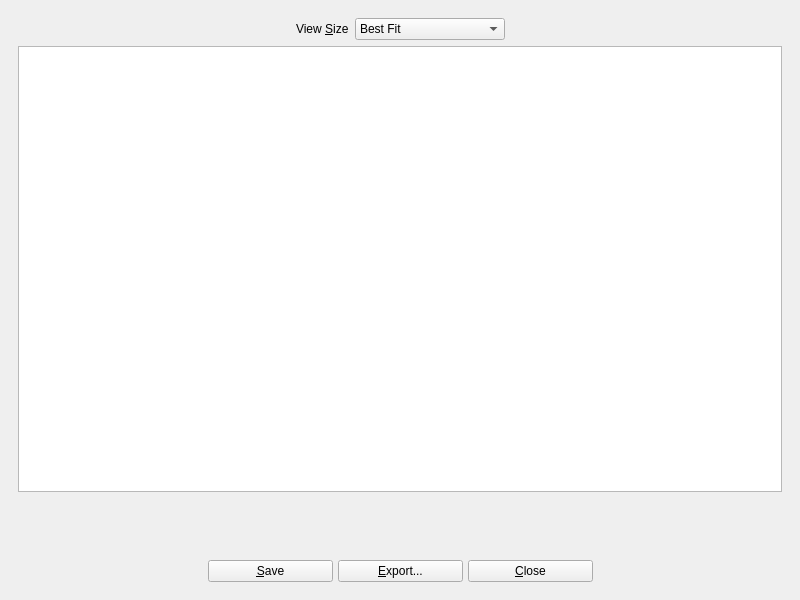
<?xml version="1.0" encoding="UTF-8"?>
<ui version="4.0">
 <class>photographView</class>
 <widget class="QMainWindow" name="photographView">
  <property name="geometry">
   <rect>
    <x>0</x>
    <y>0</y>
    <width>800</width>
    <height>600</height>
   </rect>
  </property>
  <property name="windowTitle">
   <string>BiblioteQ: Photograph View</string>
  </property>
  <property name="windowIcon">
   <iconset resource="../Icons/icons.qrc">
    <normaloff>:/book.png</normaloff>:/book.png</iconset>
  </property>
  <widget class="QWidget" name="centralwidget">
   <layout class="QVBoxLayout" name="verticalLayout">
    <item>
     <widget class="QFrame" name="frame">
      <layout class="QVBoxLayout">
       <item>
        <layout class="QHBoxLayout" name="horizontalLayout">
         <item>
          <spacer name="horizontalSpacer_2">
           <property name="orientation">
            <enum>Qt::Horizontal</enum>
           </property>
           <property name="sizeHint" stdset="0">
            <size>
             <width>40</width>
             <height>20</height>
            </size>
           </property>
          </spacer>
         </item>
         <item>
          <widget class="QLabel" name="label">
           <property name="text">
            <string>View &amp;Size</string>
           </property>
           <property name="buddy">
            <cstring>view_size</cstring>
           </property>
          </widget>
         </item>
         <item>
          <widget class="QComboBox" name="view_size">
           <property name="sizeAdjustPolicy">
            <enum>QComboBox::AdjustToContents</enum>
           </property>
           <property name="minimumContentsLength">
            <number>15</number>
           </property>
           <item>
            <property name="text">
             <string>Best Fit</string>
            </property>
           </item>
           <item>
            <property name="text">
             <string>250%</string>
            </property>
           </item>
           <item>
            <property name="text">
             <string>200%</string>
            </property>
           </item>
           <item>
            <property name="text">
             <string>100%</string>
            </property>
           </item>
           <item>
            <property name="text">
             <string>80%</string>
            </property>
           </item>
           <item>
            <property name="text">
             <string>50%</string>
            </property>
           </item>
           <item>
            <property name="text">
             <string>25%</string>
            </property>
           </item>
          </widget>
         </item>
         <item>
          <spacer name="horizontalSpacer">
           <property name="orientation">
            <enum>Qt::Horizontal</enum>
           </property>
           <property name="sizeHint" stdset="0">
            <size>
             <width>40</width>
             <height>20</height>
            </size>
           </property>
          </spacer>
         </item>
        </layout>
       </item>
       <item>
        <widget class="biblioteq_photograph_view" name="view">
         <property name="renderHints">
          <set>QPainter::Antialiasing|QPainter::LosslessImageRendering|QPainter::SmoothPixmapTransform|QPainter::TextAntialiasing</set>
         </property>
         <property name="dragMode">
          <enum>QGraphicsView::ScrollHandDrag</enum>
         </property>
        </widget>
       </item>
       <item>
        <layout class="QHBoxLayout" name="horizontalLayout_2">
         <item>
          <spacer name="horizontalSpacer_4">
           <property name="orientation">
            <enum>Qt::Horizontal</enum>
           </property>
           <property name="sizeHint" stdset="0">
            <size>
             <width>40</width>
             <height>20</height>
            </size>
           </property>
          </spacer>
         </item>
         <item>
          <widget class="QToolButton" name="rotate_left">
           <property name="toolTip">
            <string>Rotate Left 90 Degrees</string>
           </property>
           <property name="text">
            <string/>
           </property>
           <property name="icon">
            <iconset resource="../Icons/icons.qrc">
             <normaloff>:/32x32/rotate_left.png</normaloff>:/32x32/rotate_left.png</iconset>
           </property>
           <property name="iconSize">
            <size>
             <width>32</width>
             <height>32</height>
            </size>
           </property>
           <property name="autoRaise">
            <bool>true</bool>
           </property>
          </widget>
         </item>
         <item>
          <widget class="QToolButton" name="rotate_right">
           <property name="toolTip">
            <string>Rotate Right 90 Degrees</string>
           </property>
           <property name="text">
            <string/>
           </property>
           <property name="icon">
            <iconset resource="../Icons/icons.qrc">
             <normaloff>:/32x32/rotate_right.png</normaloff>:/32x32/rotate_right.png</iconset>
           </property>
           <property name="iconSize">
            <size>
             <width>32</width>
             <height>32</height>
            </size>
           </property>
           <property name="autoRaise">
            <bool>true</bool>
           </property>
          </widget>
         </item>
         <item>
          <spacer name="horizontalSpacer_3">
           <property name="orientation">
            <enum>Qt::Horizontal</enum>
           </property>
           <property name="sizeHint" stdset="0">
            <size>
             <width>40</width>
             <height>20</height>
            </size>
           </property>
          </spacer>
         </item>
        </layout>
       </item>
      </layout>
     </widget>
    </item>
    <item>
     <layout class="QHBoxLayout" name="_2">
      <property name="spacing">
       <number>5</number>
      </property>
      <item>
       <spacer>
        <property name="orientation">
         <enum>Qt::Horizontal</enum>
        </property>
        <property name="sizeHint" stdset="0">
         <size>
          <width>39</width>
          <height>20</height>
         </size>
        </property>
       </spacer>
      </item>
      <item>
       <widget class="QToolButton" name="previous">
        <property name="toolTip">
         <string>Previous Photograph</string>
        </property>
        <property name="text">
         <string/>
        </property>
        <property name="icon">
         <iconset resource="../Icons/icons.qrc">
          <normaloff>:/32x32/previous.png</normaloff>:/32x32/previous.png</iconset>
        </property>
        <property name="iconSize">
         <size>
          <width>32</width>
          <height>32</height>
         </size>
        </property>
        <property name="autoRaise">
         <bool>true</bool>
        </property>
       </widget>
      </item>
      <item>
       <widget class="QPushButton" name="save">
        <property name="minimumSize">
         <size>
          <width>125</width>
          <height>0</height>
         </size>
        </property>
        <property name="text">
         <string>&amp;Save</string>
        </property>
        <property name="icon">
         <iconset resource="../Icons/icons.qrc">
          <normaloff>:/16x16/ok.png</normaloff>:/16x16/ok.png</iconset>
        </property>
       </widget>
      </item>
      <item>
       <widget class="QPushButton" name="exportItem">
        <property name="minimumSize">
         <size>
          <width>125</width>
          <height>0</height>
         </size>
        </property>
        <property name="text">
         <string>&amp;Export...</string>
        </property>
        <property name="icon">
         <iconset resource="../Icons/icons.qrc">
          <normaloff>:/16x16/fileexport.png</normaloff>:/16x16/fileexport.png</iconset>
        </property>
       </widget>
      </item>
      <item>
       <widget class="QPushButton" name="closeButton">
        <property name="minimumSize">
         <size>
          <width>125</width>
          <height>0</height>
         </size>
        </property>
        <property name="text">
         <string>&amp;Close</string>
        </property>
        <property name="icon">
         <iconset resource="../Icons/icons.qrc">
          <normaloff>:/16x16/cancel.png</normaloff>:/16x16/cancel.png</iconset>
        </property>
        <property name="shortcut">
         <string>Ctrl+W</string>
        </property>
       </widget>
      </item>
      <item>
       <widget class="QToolButton" name="next">
        <property name="toolTip">
         <string>Next Photograph</string>
        </property>
        <property name="text">
         <string/>
        </property>
        <property name="icon">
         <iconset resource="../Icons/icons.qrc">
          <normaloff>:/32x32/next.png</normaloff>:/32x32/next.png</iconset>
        </property>
        <property name="iconSize">
         <size>
          <width>32</width>
          <height>32</height>
         </size>
        </property>
        <property name="autoRaise">
         <bool>true</bool>
        </property>
       </widget>
      </item>
      <item>
       <spacer>
        <property name="orientation">
         <enum>Qt::Horizontal</enum>
        </property>
        <property name="sizeHint" stdset="0">
         <size>
          <width>40</width>
          <height>20</height>
         </size>
        </property>
       </spacer>
      </item>
     </layout>
    </item>
   </layout>
  </widget>
 </widget>
 <customwidgets>
  <customwidget>
   <class>biblioteq_photograph_view</class>
   <extends>QGraphicsView</extends>
   <header>biblioteq_photograph_view.h</header>
  </customwidget>
 </customwidgets>
 <tabstops>
  <tabstop>view_size</tabstop>
  <tabstop>view</tabstop>
  <tabstop>rotate_left</tabstop>
  <tabstop>rotate_right</tabstop>
  <tabstop>previous</tabstop>
  <tabstop>save</tabstop>
  <tabstop>exportItem</tabstop>
  <tabstop>closeButton</tabstop>
  <tabstop>next</tabstop>
 </tabstops>
 <resources>
  <include location="../Icons/icons.qrc"/>
 </resources>
 <connections/>
</ui>
